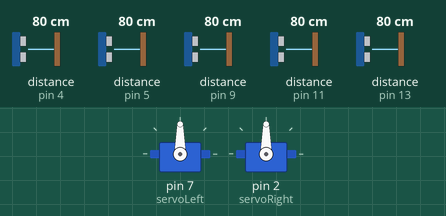
Recording of a sketch running on a simulated Arduino Uno, built with avr-gcc and run on an emulated ATmega328P. Parts: 2 × servo. Wiring (inferred from the names in the program): 5 × ultrasonic range finder: trigger pin 3, echo pin 4 / trigger pin 6, echo pin 5 / trigger pin 8, echo pin 9 / trigger pin 10, echo pin 11 / trigger pin 12, echo pin 13. The inputs (shaded band) are chosen by the test bench; at power-on: distance to the obstacle (sensors on pin 4, pin 5, pin 9, pin 11, pin 13) 80 cm. The echo pulse lasts 58.3 µs per cm.

Above: at 0.1 s.
Timing chart, 0 to 2.0 s (numbered marks = the images above):
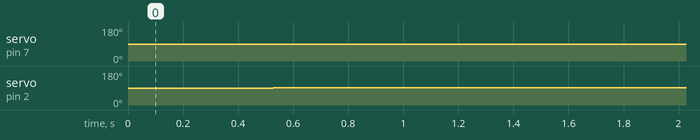

Measured:
- by itself, servo on pin 7 (servoLeft): 90° → 88° at 0.53 s
- by itself, servo on pin 2 (servoRight): 90° → 92° at 0.53 s

The sketch:

T_Junction_v1.1.ino
```cpp
#include <Servo.h>

Servo servoLeft;          // Define left servo
Servo servoRight;         // Define right servo

// defines pins numbers
const int trigPinLS = 8;
const int echoPinLS = 9;
const int trigPinFS = 10;
const int echoPinFS = 11;
const int trigPinRS = 12;
const int echoPinRS = 13;


const int trigPinPLS = 3;
const int echoPinPLS = 4;
const int trigPinPRS = 6;
const int echoPinPRS = 5;


// defines variables
long durationLS;
int distanceLS;
long durationFS;
int distanceFS;
long durationRS;
int distanceRS;

int distancePLS;
long durationPLS;
int distancePRS;
long durationPRS;


int T;

void loop()
{
  digitalWrite(trigPinLS, LOW);
  delayMicroseconds(2);
  digitalWrite(trigPinLS, HIGH);
  delayMicroseconds(10);
  digitalWrite(trigPinLS, LOW);
  durationLS = pulseIn(echoPinLS, HIGH);
  distanceLS = durationLS * 0.034 / 2;

  delayMicroseconds(100);

  digitalWrite(trigPinFS, LOW);
  delayMicroseconds(2);
  digitalWrite(trigPinFS, HIGH);
  delayMicroseconds(10);
  digitalWrite(trigPinFS, LOW);
  durationFS = pulseIn(echoPinFS, HIGH);
  distanceFS = durationFS * 0.034 / 2;

  delayMicroseconds(100);

  digitalWrite(trigPinRS, LOW);
  delayMicroseconds(2);
  digitalWrite(trigPinRS, HIGH);
  delayMicroseconds(10);
  digitalWrite(trigPinRS, LOW);
  durationRS = pulseIn(echoPinRS, HIGH);
  distanceRS = durationRS * 0.034 / 2;

  delayMicroseconds(100);

  digitalWrite(trigPinPLS, LOW);
  delayMicroseconds(2);
  digitalWrite(trigPinPLS, HIGH);
  delayMicroseconds(10);
  digitalWrite(trigPinPLS, LOW);
  durationPLS = pulseIn(echoPinPLS, HIGH);
  distancePLS = durationPLS * 0.034 / 2;

  delayMicroseconds(100);

  digitalWrite(trigPinPRS, LOW);
  delayMicroseconds(2);
  digitalWrite(trigPinPRS, HIGH);
  delayMicroseconds(10);
  digitalWrite(trigPinPRS, LOW);
  durationPRS = pulseIn(echoPinPRS, HIGH);
  distancePRS = durationPRS * 0.034 / 2;

  delayMicroseconds(100);

  delay(500);

  T == 2;


  if (distanceLS >= 10 && distanceFS <= 6 && distanceRS >= 10 && T == 2 )

  {
    TurnLeft();
    T --;
  }
  else
  {
    Forward();
  }

  if (distanceLS >= 10 && distanceFS <= 6 && distanceRS >= 10 && T == 1)

  {
    TurnRight();
  }

  else
  {
    Forward();
  }
}


void stopRobot()
{
  servoLeft.write(90);
  servoRight.write(90);
}

void Forward()
{
  servoLeft.write(88);
  servoRight.write(92);
}

void AdjustCourseLeft()
{
  servoLeft.write(88);
  servoRight.write(93);
}

void AdjustCourseRight()
{
  servoLeft.write(87);
  servoRight.write(92);
}

void AdjustCourseReverseLeft()
{
  servoLeft.write(92);
  servoRight.write(90);
}

void AdjustCourseReverseRight()
{
  servoLeft.write(90);
  servoRight.write(88);
}

void Reverse()
{
  servoLeft.write(92);
  servoRight.write(88);
}


void TurnRight()
{
  servoLeft.write(93);
  servoRight.write(93);
}

void TurnLeft()
{
  servoLeft.write(87);
  servoRight.write(87);
}


//Set up I/O
void setup()
{
  pinMode(trigPinLS, OUTPUT);
  pinMode(echoPinLS, INPUT);
  pinMode(trigPinFS, OUTPUT);
  pinMode(echoPinFS, INPUT);
  pinMode(trigPinRS, OUTPUT);
  pinMode(echoPinRS, INPUT);
  Serial.begin (9600);
  pinMode(trigPinPLS, OUTPUT);
  pinMode(echoPinPLS, INPUT);
  pinMode(trigPinPRS, OUTPUT);
  pinMode(echoPinPRS, INPUT);
  servoLeft.attach(7);
  servoRight.attach(2);
}
```
